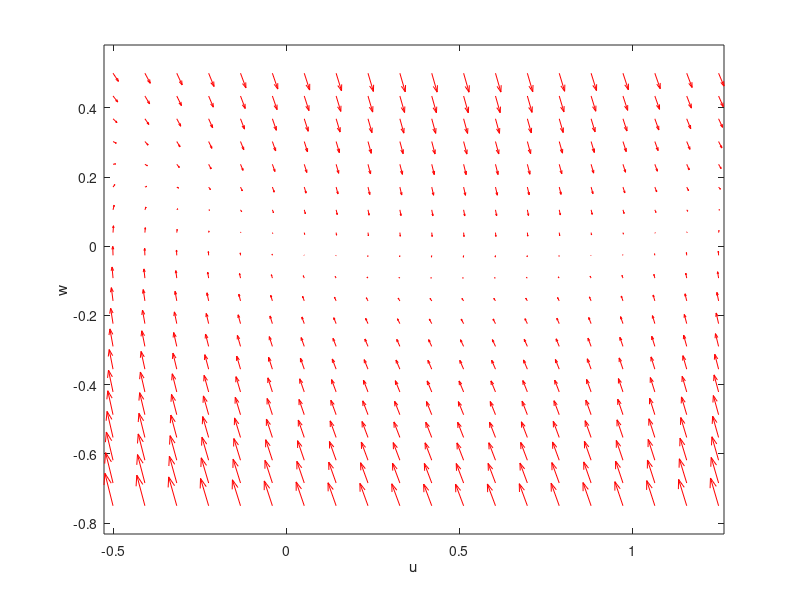

The MATLAB script that drew this image: (Note: this script raises an error after producing the figure.)
%% Phase plane

%% system we want to plot: 
%% u' = w
%% w' = -cw - u * (1-u)

f = @(t,Y) [Y(2); -3*Y(2) - Y(1)*(1-Y(1))];

y1 = linspace(-0.5, 1.25, 20);
y2 = linspace(-0.75, 0.5, 20);

[x,y] = meshgrid(y1, y2);

u = zeros(size(x));
v = zeros(size(x));

t = 0;
for i = 1:numel(x)
    Yprime = f(t,[x(i); y(i)]);
    u(i) = Yprime(1);
    v(i) = Yprime(2);
end

quiver(x,y,u,v,'r');
xlabel('u');
ylabel('w');
axis tight equal;

% Define desired initial conditions
initial_conditions = [
    0.99, 0;       % (u0, w0) = (1, 0)
    0.5, -0.5;     % (u0, w0) = (0.5, -2)
    0.25, -0.5;
    0.7, 0.1;
];

% Prepare figure
hold on
options = odeset('RelTol', 1e-4, 'AbsTol', 1e-6);

% Loop over desired initial conditions
for ic = 1:size(initial_conditions, 1)
    u0 = initial_conditions(ic, 1);
    w0 = initial_conditions(ic, 2);
    [ts, ys] = ode15s(f, [0, 20], [u0; w0], options);
    
    % Plot the trajectory
    plot(ys(:, 1), ys(:, 2), 'LineWidth', 1.5) % (u, w) phase plot
    plot(ys(1, 1), ys(1, 2), 'bo') % Initial point
    plot(ys(end, 1), ys(end, 2), 'ks') % Final point
end

% Finalize plot
xlabel('u', FontSize=12);
ylabel('w', FontSize=12);
axis tight equal;
title('Phase Plane for Fisher-KPP with c=3', FontSize=16);
hold off;
